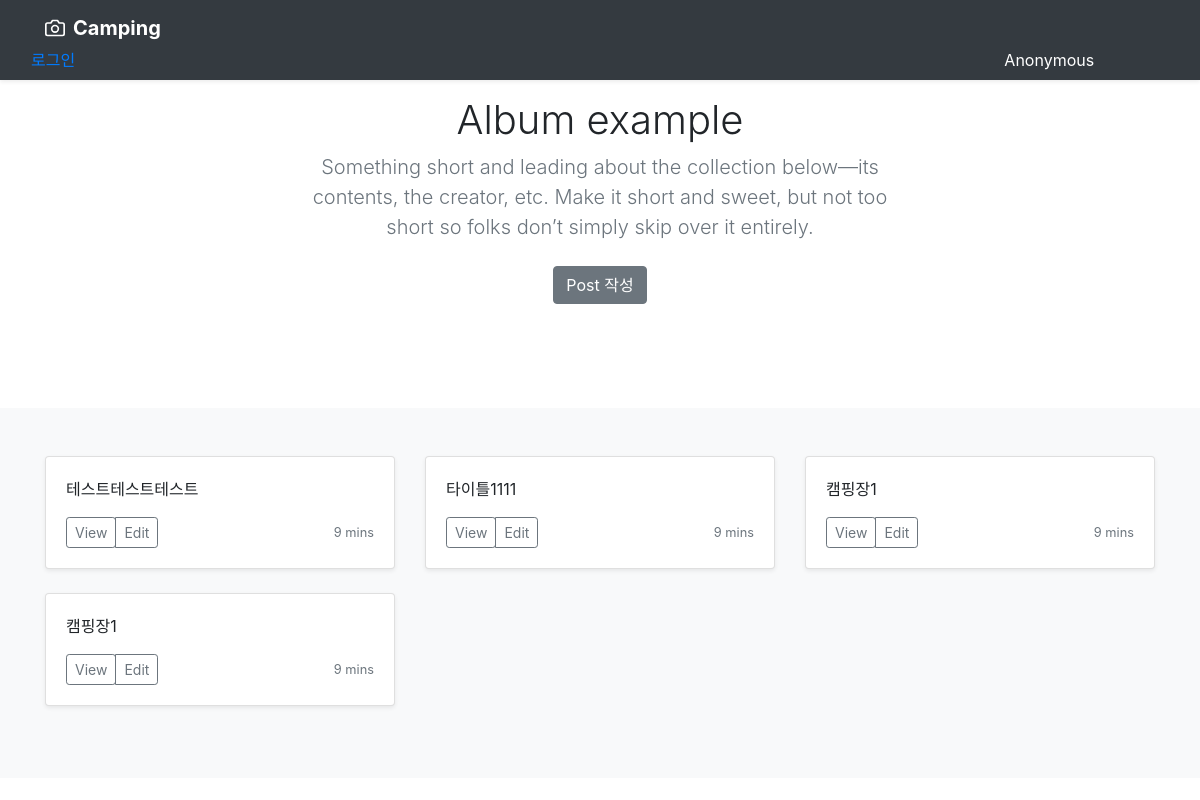
The page /camping/ on the database as committed earlier.
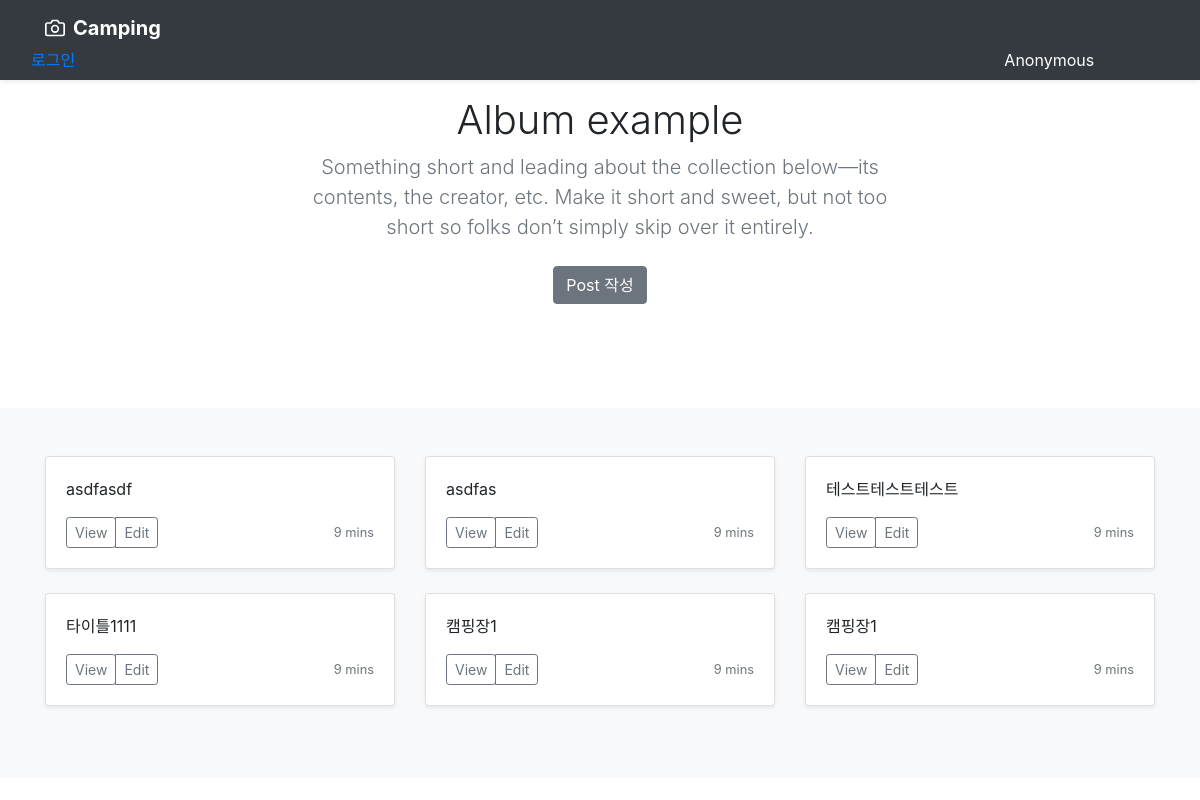
The same page on the database as committed later.
### camping/models.py (models this page shows, shortened)
class Post(models.Model):
    title = models.CharField(max_length=20)
    review = models.TextField()
    author = models.ForeignKey(settings.AUTH_USER_MODEL, on_delete=models.CASCADE)
    class CampingKindChoice(models.TextChoices):
        CAR = 'C', _('차박')
        AUTO = 'A', _('오토캠핑')
        OUTFILED = 'O', _('노지')
    kind_of_camping = models.CharField(
        max_length=1,
        choices=CampingKindChoice.choices,
        default="N",
    )
    visited_at = models.DateTimeField()
    created_at = models.DateTimeField(auto_now_add=True)
    updated_at = models.DateTimeField(auto_now=True)
    class Meta:
        ordering = ("-updated_at",)
    class QuietChoice(models.TextChoices):
        HIGH = 'High', _('시끄러움')
        LOW = 'Low', _('조용조용')
        MIDDLE = 'Middle', _('중간쯔음?')
    quiet = models.CharField(
        max_length=6,
        choices=QuietChoice.choices,
    )
    class SiteParking(models.TextChoices):
        CAN = 'CAN', _('가능')
        CANNOT = 'CANNOT', _('불가능')
        DONTKNOW = 'DONTKNOW', _('모름')
    site_parking = models.CharField(
        max_length=8,
        choices=SiteParking.choices,
    )
    class GroundChoice(models.TextChoices):
        CAN = 'CAN', _('가능')
        CANNOT = 'CANNOT', _('불가능')
        DONTKNOW = 'DONTKNOW', _('모름')
    ground = models.CharField(
        max_length=8,
        choices=GroundChoice.choices,
    )
    class AnimalChoice(models.TextChoices):
        CAN = 'CAN', _('가능')
        CANNOT = 'CANNOT', _('불가능')
        DONTKNOW = 'DONTKNOW', _('모름')
    animal = models.CharField(
        max_length=8,
        choices=AnimalChoice.choices,
    )
    class CampFireChoice(models.TextChoices):
        CAN = 'CAN', _('가능')
        CANNOT = 'CANNOT', _('불가능')
        DONTKNOW = 'DONTKNOW', _('모름')
    camp_fire = models.CharField(
        max_length=8,
        choices=CampFireChoice.choices,
    )
    class CampViewChoice(models.TextChoices):
        FOREST = 'FOREST', _('숲쀼~~')
        OCEAN = 'OCEAN', _('오션뷰')
        RIVER = 'RIVER', _('계곡뷰~~~!!')
        SHIT = 'SHIT', _('똥망')
        OTHERS = 'OTHERS', _('기타')
    camp_view = models.CharField(
        max_length=6,
        choices=CampViewChoice.choices,
    )

### camping/views.py (the view)
# urls.py: path("", index, name="index"),
def index(request):
    post_list = Post.objects.all()
    image_list = Photos.objects.all()
    context = {
        "post_list" : post_list,
        "image_list" : image_list,
    }
    return render(request, "camping/index.html", context)

### templates/camping/index.html (shortened to what this page needs)
{% extends 'layout.html' %}
{% load static %}
{% load thumbnail %}
{% block head %}
{{ block.super }}
{% endblock %}
{% block content %}
{% include 'includes/jumbotron.html' %}
<main role="main">
  <div class="album py-5 bg-light">
    <div class="container">
      <div class="row">
        {% for post in post_list %}
        <div class="col-md-4">
          <div class="card mb-4 shadow-sm">
            <div class="card-body">
              <p class="card-text">{{ post.title }}</p>
              <div class="d-flex justify-content-between align-items-center">
                <div class="btn-group">
                  <a href="{% url 'camping:detail' pk=post.pk %}">
                    <button
                      type="button"
                      class="btn btn-sm btn-outline-secondary"
                    >
                      View
                    </button>
                  </a>
                  <button
                    type="button"
                    class="btn btn-sm btn-outline-secondary"
                  >
                    Edit
                  </button>
                </div>
                <small class="text-muted">9 mins</small>
              </div>
            </div>
          </div>
        </div>
        {% endfor %}
      </div>
    </div>
  </div>
</main>
{% endblock %}

Rows that differ between the two databases and show on the page:
added Post: title "asdfasdf"
added Post: title "asdfas"
